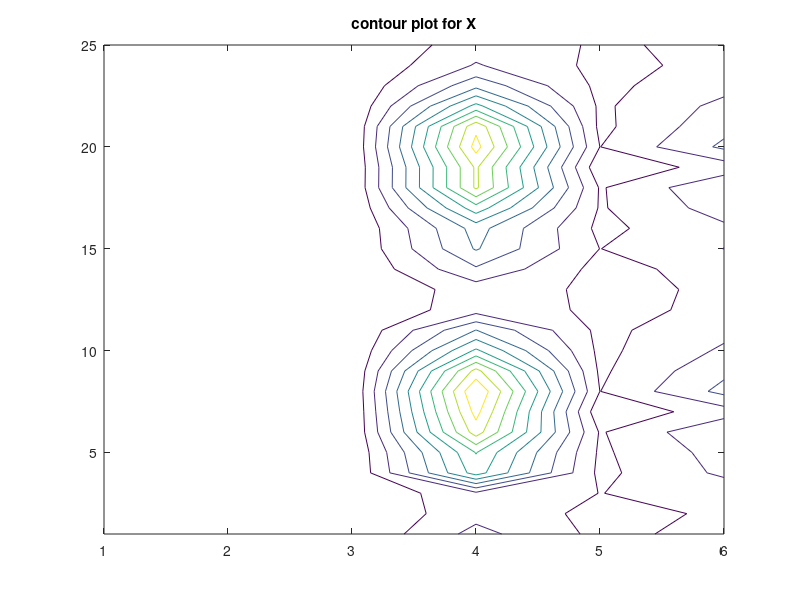
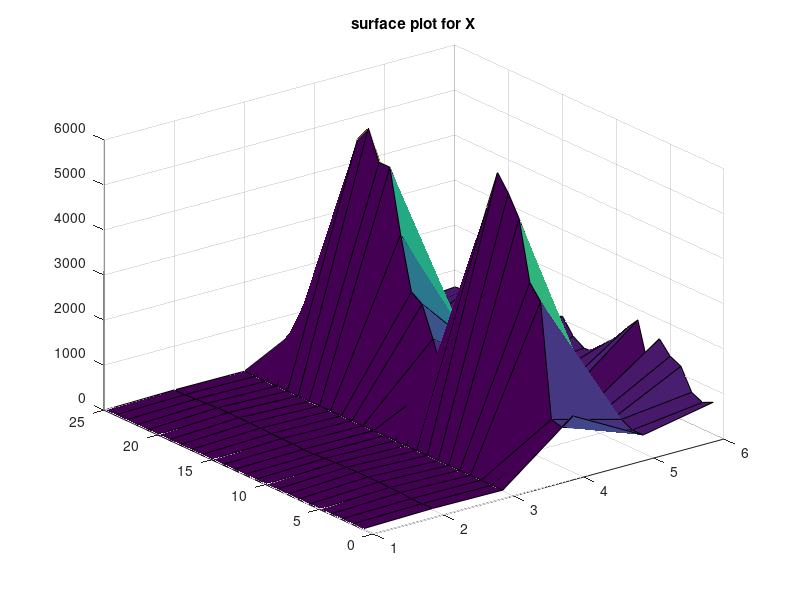
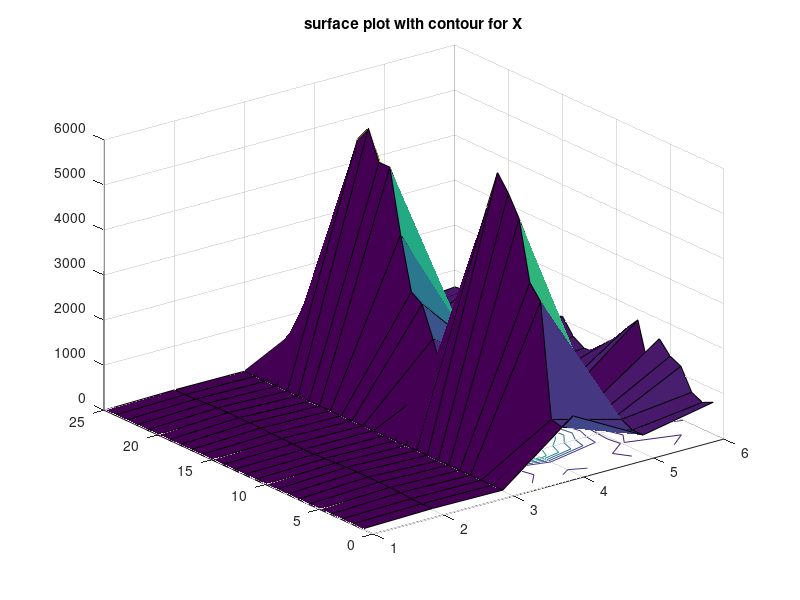

Source code (MATLAB) for these figures, in order:
clc;clear all;close all;
x = [35.3 29.7 30.8 58.8 61.4 71.3 74.4 76.7 70.7 57.5 46.4 28.9 28.1 39.1...
    46.8 48.5 59.3 70.0 70.0 74.5 72.1 58.1 44.6 33.4 28.6]';
y = [10.98 11.13 12.51 8.40 9.27 8.73 6.36 8.50 7.82 9.14 8.24 12.19 11.88...
    9.57 10.94 9.58 10.09 8.11 6.83 8.88 7.68 8.47 8.86 10.36 11.08]';
z = [20 20 23 20 21 22 11 23 21 20 20 21 21 19 23 20 22 22 11 23 20 21 ...
     20 20 22]';
% y = [2256 2295 2426 2364 2440]';
% x = [80 82 100 95 97]';
% z = [8 12 10 11 13]';
format long
X = [ones(size(x)) x z x.*x z.*z x.*z];
% X = [ones(size(x)) x z ];
c = ((X'*X)^(-1));
beta_cap = ((X'*X)^(-1))*X'*y;
covariance_beta = cov(beta_cap)
y_cap = X*beta_cap;
e = y - y_cap;
p = 2;
n = 25;
Ym = mean(y);
SSr = (beta_cap)'*X'*y-n*(Ym^2);
SSe = y'*y-(beta_cap)'*X'*y;
MSr = SSr / p ;
MSe = SSe / (n-p-1);
Syy = y'*y - n*(Ym^2);
f = MSr / MSe ;
fprintf('                                        ANOVA TABLE \n\n\n')
fprintf('sources of variation        sum of squares        degree of freedom         mean sum of square         f ratio\n\n')
 disp('-----------------------------------------------------------------------------------------------------------------------------')
 fprintf('Regression sum of square      SSr =  %f             %d                    MSr= %f       MSr / MSe = %f \n\n', SSr, p ,MSr, f)
 fprintf('Residual sum of square        SSe = %f               %d                    MSe= %f        ----------       \n\n', SSe,(n-p-1), MSe)
 fprintf('Total sum of square           Syy = %f              %d                     %f            ---------- \n\n\n',Syy,(n-1))
 fprintf('\n\n\n')
 
 
 R_square = SSr / Syy 
 
 F_distribution = finv(0.95,2,22)
 
 s_square = MSe;
 s = sqrt(MSe);
contour(X)
title('contour plot for X');
figure
surf(X)
title('surface plot for X');
figure
surfc(X)
title('surface plot with contour for X')
%  beta0_cap = sqrt(s_square*c(1,1))
%  beta1_cap = sqrt(s_square*c(2,2))
%  beta2_cap = sqrt(s_square*c(3,3))
%  T0 = beta_cap(1,1) / beta0_cap
%  T1 = beta_cap(2,1) / beta1_cap
%  T2 = beta_cap(3,1) / beta2_cap
%  alpha = 0.05;
%  tail = 'both';
%  [h,p] = ttest(x,y,alpha,tail);
 
 
 
 
 